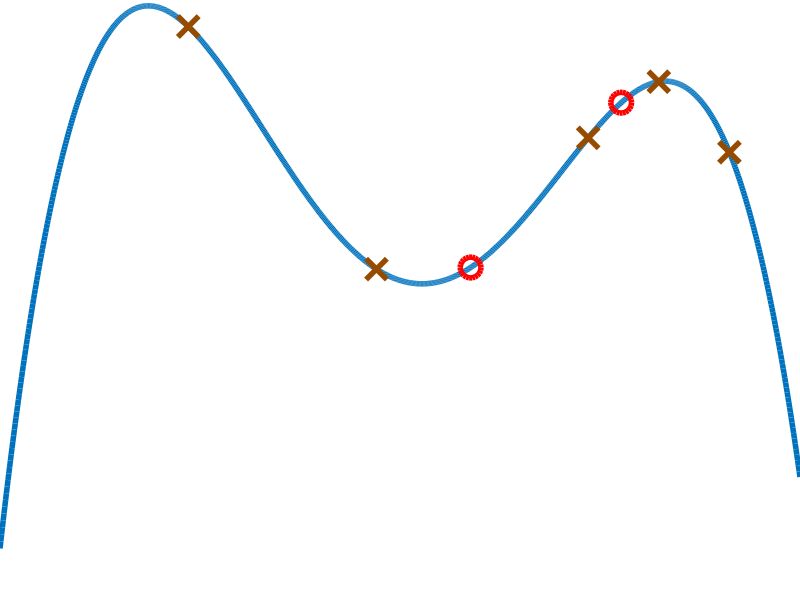
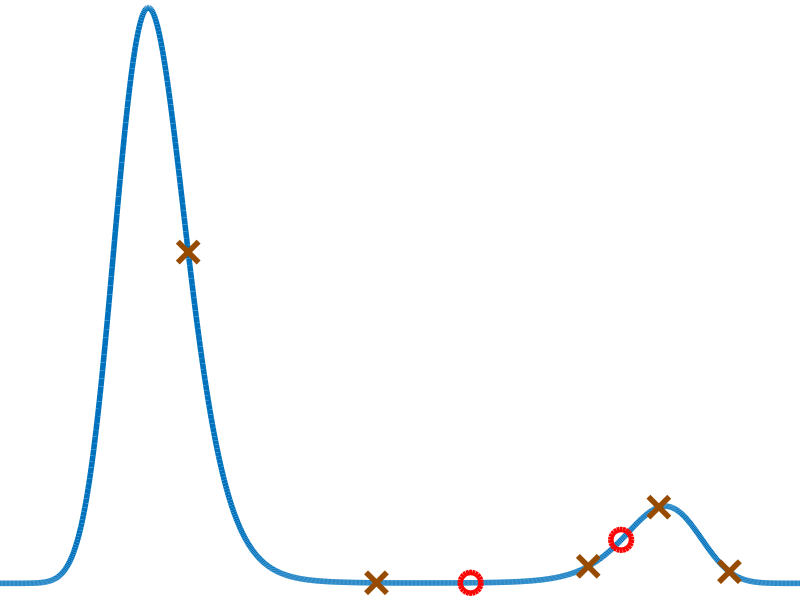

The MATLAB source for these figures, in order:
% Bayesian Posterior Estimation
close all;
clear all;

f = @(t) - 70*(t+0.7).* (t+0.1).* (t-0.3).* (t-0.8);

x1 = -0.8;
x2 = 0.9;
xPts = [-0.4 0 0.45 0.6 0.75];
qPts = [0.2 0.52];

LW = 4;
MS = 15;

c1 = [150 75 0]/255;
c2 = 'r';

x = linspace(x1, x2, 1000);

figure;
plot(x, f(x), 'LineWidth', LW ); hold on
plot(xPts, f(xPts), 'x', 'LineWidth', LW, 'MarkerSize', MS, 'color', c1);
plot(qPts, f(qPts), 'o', 'LineWidth', LW, 'MarkerSize', MS, 'color', c2);
xlim([x1 x2]);
set(gca, 'XTick', [], 'YTick', []);
set(gca,'position',[0 0 1 1],'units','normalized')
axis off;

figure;
plot(x, exp(f(x)), 'LineWidth', LW ); hold on
plot(xPts, exp(f(xPts)), 'x', 'LineWidth', LW, 'MarkerSize', MS, 'color', c1);
plot(qPts, exp(f(qPts)), 'o', 'LineWidth', LW, 'MarkerSize', MS, 'color', c2);
set(gca, 'XTick', [], 'YTick', []);
% text(qPts(1), exp(f(qPts(1))), '(a)', 'color', 'r');
% text(qPts(2), exp(f(qPts(2))), '(b)', 'color', 'r');
% set(gca,'DefaultTextFontSize',14)
xlim([x1 x2]);
ylim([-10 350]);
set(gca,'position',[0 0 1 1],'units','normalized')
axis off;
